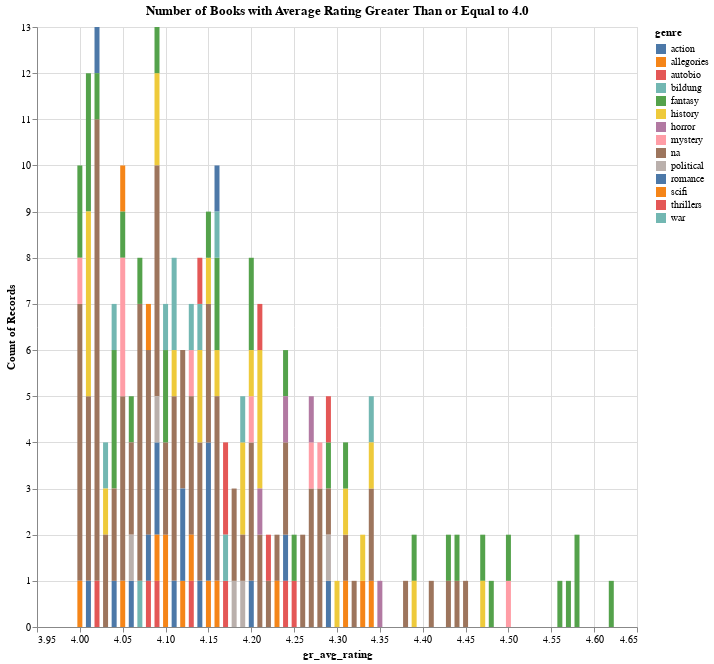

Notebook code for this chart:
### Markdown cell above
This dataframe shows only the books with an average rating of 4.0 or above. Let's create a graph with this to get a better sense of the data.

### Code cell
# Create a bar chart with the average rating on the x-axis and the number of books on the y-axis
alt.Chart(df_high_rank).mark_bar().encode(
    x='gr_avg_rating',
    y='count()',
    color='genre'
).properties(
    title='Number of Books with Average Rating Greater Than or Equal to 4.0',
    width=600,
    height=600
)

### Figure 1 — Vega-Lite specification as saved in the notebook (floating-point values rounded to 4 significant figures; data arrays with more than 128 entries replaced by an {"elided": "..."} marker saying what was removed)
{"config": {"view": {"continuousWidth": 300, "continuousHeight": 300}}, "data": {"name": "data-0074feb6f6babf48fc9f38aaf9105973"}, "mark": {"type": "bar"}, "encoding": {"color": {"field": "genre", "type": "nominal"}, "x": {"field": "gr_avg_rating", "type": "quantitative"}, "y": {"aggregate": "count", "type": "quantitative"}}, "height": 600, "title": "Number of Books with Average Rating Greater Than or Equal to 4.0", "width": 600, "$schema": "https://vega.github.io/schema/vega-lite/v5.8.0.json", "datasets": {"data-0074feb6f6babf48fc9f38aaf9105973": {"elided": "232 records"}}}
